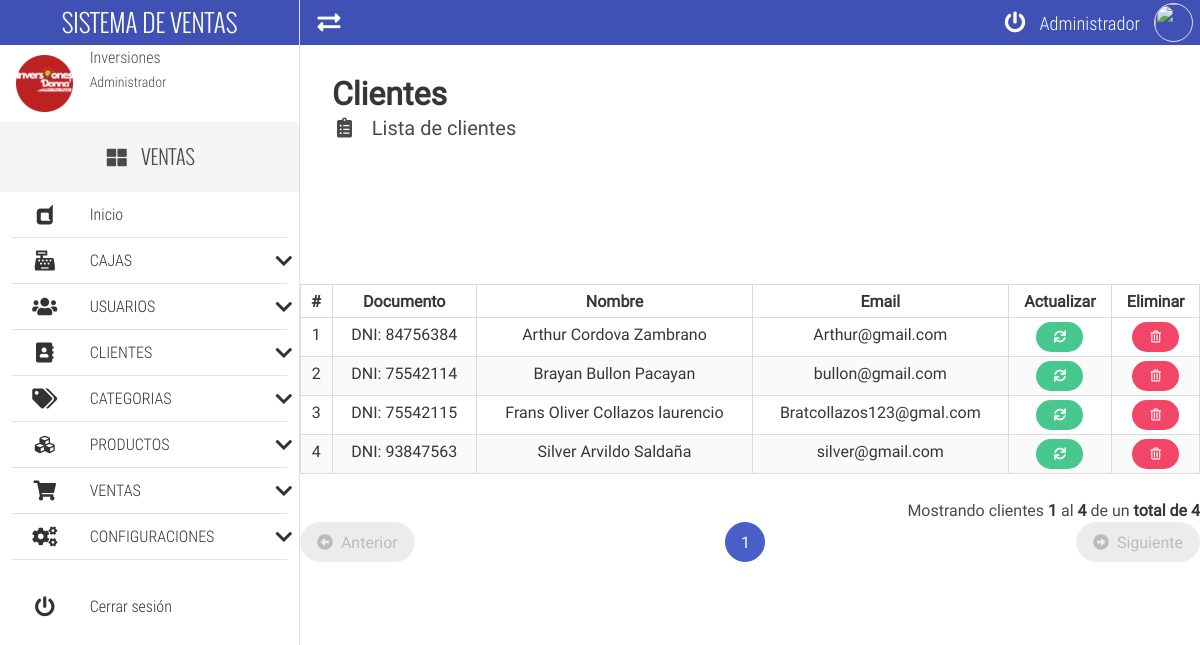
Screenshot of /clientList/ (signed in) with the database file from the repository.
### tables this page shows
CREATE TABLE `cliente` (
  `cliente_id` int(10) NOT NULL,
  `cliente_tipo_documento` varchar(15) NOT NULL,
  `cliente_numero_documento` varchar(20) NOT NULL,
  `cliente_nombre` varchar(50) NOT NULL,
  `cliente_apellido` varchar(50) NOT NULL,
  `cliente_provincia` varchar(30) NOT NULL,
  `cliente_ciudad` varchar(30) NOT NULL,
  `cliente_direccion` varchar(70) NOT NULL,
  `cliente_telefono` varchar(20) NOT NULL,
  `cliente_email` varchar(50) NOT NULL
);

### app/controllers/clientController.php (the view, shortened to what this page needs)
<?php
	class clientController extends mainModel{
		public function listarClienteControlador($pagina,$registros,$url,$busqueda){
			$pagina=$this->limpiarCadena($pagina);
			$registros=$this->limpiarCadena($registros);
			$url=$this->limpiarCadena($url);
			$url=APP_URL.$url."/";
			$busqueda=$this->limpiarCadena($busqueda);
			$tabla="";
			$pagina = (isset($pagina) && $pagina>0) ? (int) $pagina : 1;
			$inicio = ($pagina>0) ? (($pagina * $registros)-$registros) : 0;
			if(isset($busqueda) && $busqueda!=""){
				$consulta_datos="SELECT * FROM cliente WHERE ((cliente_id!='1') AND (cliente_tipo_documento LIKE '%$busqueda%' OR cliente_numero_documento LIKE '%$busqueda%' OR cliente_nombre LIKE '%$busqueda%' OR cliente_apellido LIKE '%$busqueda%' OR cliente_email LIKE '%$busqueda%' OR cliente_provincia LIKE '%$busqueda%' OR cliente_ciudad LIKE '%$busqueda%')) ORDER BY cliente_nombre ASC LIMIT $inicio,$registros";
				$consulta_total="SELECT COUNT(cliente_id) FROM cliente WHERE ((cliente_id!='1') AND (cliente_tipo_documento LIKE '%$busqueda%' OR cliente_numero_documento LIKE '%$busqueda%' OR cliente_nombre LIKE '%$busqueda%' OR cliente_apellido LIKE '%$busqueda%' OR cliente_email LIKE '%$busqueda%' OR cliente_provincia LIKE '%$busqueda%' OR cliente_ciudad LIKE '%$busqueda%'))";
			}else{
				$consulta_datos="SELECT * FROM cliente WHERE cliente_id!='1' ORDER BY cliente_nombre ASC LIMIT $inicio,$registros";
				$consulta_total="SELECT COUNT(cliente_id) FROM cliente WHERE cliente_id!='1'";
			}
			$datos = $this->ejecutarConsulta($consulta_datos);
			$datos = $datos->fetchAll();
			$total = $this->ejecutarConsulta($consulta_total);
			$total = (int) $total->fetchColumn();
			$numeroPaginas =ceil($total/$registros);
			$tabla.='
		        <div class="table-container">
		        <table class="table is-bordered is-striped is-narrow is-hoverable is-fullwidth">
		            <thead>
		                <tr>
		                    <th class="has-text-centered">#</th>
		                    <th class="has-text-centered">Documento</th>
		                    <th class="has-text-centered">Nombre</th>
		                    <th class="has-text-centered">Email</th>
		                    <th class="has-text-centered">Actualizar</th>
		                    <th class="has-text-centered">Eliminar</th>
		                </tr>
		            </thead>
		            <tbody>
		    ';
		    if($total>=1 && $pagina<=$numeroPaginas){
				$contador=$inicio+1;
				$pag_inicio=$inicio+1;
				foreach($datos as $rows){
					$tabla.='
						<tr class="has-text-centered" >
							<td>'.$contador.'</td>
							<td>'.$rows['cliente_tipo_documento'].': '.$rows['cliente_numero_documento'].'</td>
							<td>'.$rows['cliente_nombre'].' '.$rows['cliente_apellido'].'</td>
							<td>'.$rows['cliente_email'].'</td>
			                <td>
			                    <a href="'.APP_URL.'clientUpdate/'.$rows['cliente_id'].'/" class="button is-success is-rounded is-small">
			                    	<i class="fas fa-sync fa-fw"></i>
			                    </a>
			                </td>
			                <td>
			                	<form class="FormularioAjax" action="'.APP_URL.'app/ajax/clienteAjax.php" method="POST" autocomplete="off" >
			                		<input type="hidden" name="modulo_cliente" value="eliminar">
			                		<input type="hidden" name="cliente_id" value="'.$rows['cliente_id'].'">
			                    	<button type="submit" class="button is-danger is-rounded is-small">
			                    		<i class="far fa-trash-alt fa-fw"></i>
			                    	</button>
			                    </form>
			                </td>
						</tr>
					';
					$contador++;
				}
				$pag_final=$contador-1;
			}
			$tabla.='</tbody></table></div>';
			if($total>0 && $pagina<=$numeroPaginas){
				$tabla.='<p class="has-text-right">Mostrando clientes <strong>'.$pag_inicio.'</strong> al <strong>'.$pag_final.'</strong> de un <strong>total de '.$total.'</strong></p>';
				$tabla.=$this->paginadorTablas($pagina,$numeroPaginas,$url,7);
			}
			return $tabla;
		}
	}

### app/views/css/all.css (style rules this page uses)
.fa-fw { text-align: center; width: 1.25em; }
.fa-sync:before { content: "\f021"; }
.fa-trash-alt:before { content: "\f2ed"; }
.far { font-family: 'Font Awesome 5 Free'; font-weight: 400; }

### app/views/css/estilos.css (style rules this page uses)
body,html { height: 100%; width: 100%; margin: 0; padding: 0; font-size: 16px; font-family: "RobotoRegular"; position: relative; background-color: #fff; }

### rows the page displays
cliente: cliente_tipo_documento "DNI", cliente_numero_documento "84756384", cliente_nombre "Arthur", cliente_apellido "Cordova Zambrano", cliente_email "Arthur@gmail.com"
cliente: cliente_tipo_documento "DNI", cliente_numero_documento "75542114", cliente_nombre "Brayan", cliente_apellido "Bullon Pacayan", cliente_email "bullon@gmail.com"
cliente: cliente_tipo_documento "DNI", cliente_numero_documento "75542115", cliente_nombre "Frans Oliver", cliente_apellido "Collazos laurencio", cliente_email "Bratcollazos123@gmal.com"
cliente: cliente_tipo_documento "DNI", cliente_numero_documento "93847563", cliente_nombre "Silver", cliente_apellido "Arvildo Saldaña", cliente_email "silver@gmail.com"

### other values shown
$_SESSION['nombre'] "Inversiones"
$_SESSION['usuario'] "Administrador"
APP_NAME "VENTAS"
$pag_inicio "1"
$pag_final "4"
$total "4"
